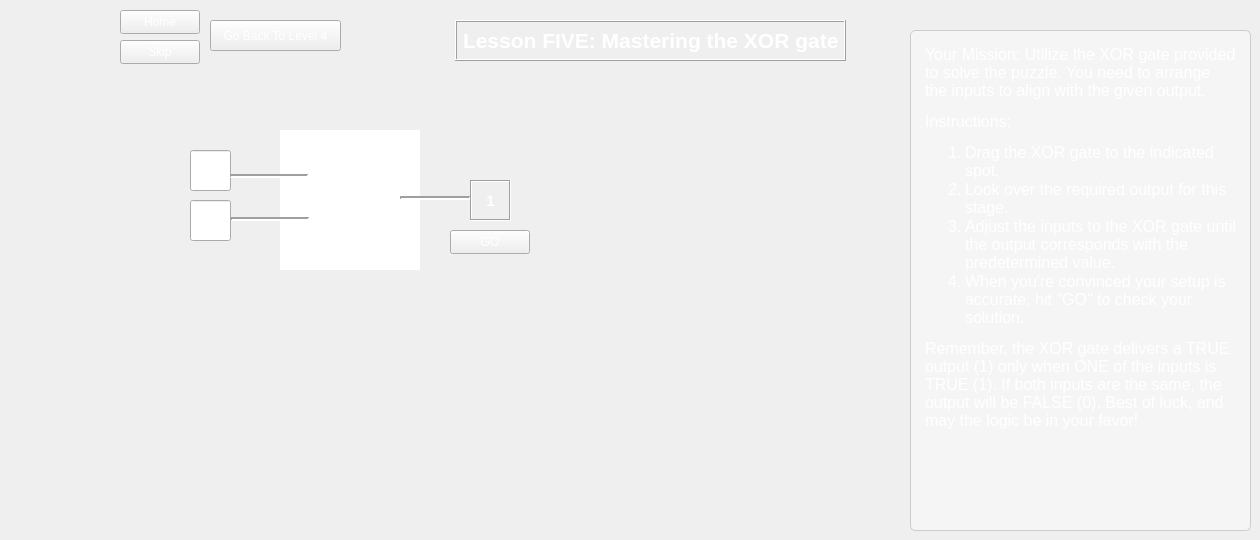
   <widget class="QWidget" name="level5">
    <property name="styleSheet">
     <string notr="true">color: white;</string>
    </property>
    <widget class="QPushButton" name="skipButton_5">
     <property name="geometry">
      <rect>
       <x>120</x>
       <y>40</y>
       <width>80</width>
       <height>24</height>
      </rect>
     </property>
     <property name="text">
      <string>Skip</string>
     </property>
    </widget>
    <widget class="QPushButton" name="backToLevel1_4">
     <property name="geometry">
      <rect>
       <x>210</x>
       <y>20</y>
       <width>131</width>
       <height>31</height>
      </rect>
     </property>
     <property name="font">
      <font>
       <pointsize>9</pointsize>
      </font>
     </property>
     <property name="text">
      <string>Go Back To Level 4</string>
     </property>
    </widget>
    <widget class="Line" name="line_14">
     <property name="geometry">
      <rect>
       <x>340</x>
       <y>240</y>
       <width>71</width>
       <height>16</height>
      </rect>
     </property>
     <property name="frameShadow">
      <enum>QFrame::Plain</enum>
     </property>
     <property name="lineWidth">
      <number>2</number>
     </property>
     <property name="orientation">
      <enum>Qt::Horizontal</enum>
     </property>
    </widget>
    <widget class="QPushButton" name="homeButton_5">
     <property name="geometry">
      <rect>
       <x>120</x>
       <y>10</y>
       <width>80</width>
       <height>24</height>
      </rect>
     </property>
     <property name="text">
      <string>Home</string>
     </property>
    </widget>
    <widget class="QLabel" name="label_10">
     <property name="geometry">
      <rect>
       <x>455</x>
       <y>20</y>
       <width>391</width>
       <height>41</height>
      </rect>
     </property>
     <property name="font">
      <font>
       <pointsize>16</pointsize>
       <bold>true</bold>
      </font>
     </property>
     <property name="frameShape">
      <enum>QFrame::Box</enum>
     </property>
     <property name="frameShadow">
      <enum>QFrame::Raised</enum>
     </property>
     <property name="text">
      <string>Lesson FIVE: Mastering the XOR gate</string>
     </property>
     <property name="textFormat">
      <enum>Qt::MarkdownText</enum>
     </property>
    </widget>
    <widget class="QPushButton" name="goButtonLevelFive">
     <property name="geometry">
      <rect>
       <x>450</x>
       <y>230</y>
       <width>80</width>
       <height>24</height>
      </rect>
     </property>
     <property name="text">
      <string>GO</string>
     </property>
    </widget>
    <widget class="Custom_GraphicsView" name="gateOneLevel5">
     <property name="geometry">
      <rect>
       <x>280</x>
       <y>130</y>
       <width>140</width>
       <height>140</height>
      </rect>
     </property>
     <property name="frameShape">
      <enum>QFrame::NoFrame</enum>
     </property>
     <property name="lineWidth">
      <number>1</number>
     </property>
    </widget>
    <widget class="QLabel" name="label_11">
     <property name="geometry">
      <rect>
       <x>470</x>
       <y>180</y>
       <width>41</width>
       <height>41</height>
      </rect>
     </property>
     <property name="font">
      <font>
       <pointsize>11</pointsize>
       <bold>true</bold>
      </font>
     </property>
     <property name="frameShape">
      <enum>QFrame::Box</enum>
     </property>
     <property name="frameShadow">
      <enum>QFrame::Sunken</enum>
     </property>
     <property name="text">
      <string>1</string>
     </property>
     <property name="alignment">
      <set>Qt::AlignCenter</set>
     </property>
    </widget>
    <widget class="CustomLineEdit" name="levelFiveInput2">
     <property name="geometry">
      <rect>
       <x>190</x>
       <y>200</y>
       <width>41</width>
       <height>41</height>
      </rect>
     </property>
     <property name="alignment">
      <set>Qt::AlignCenter</set>
     </property>
    </widget>
    <widget class="CustomLineEdit" name="levelFiveInput1">
     <property name="geometry">
      <rect>
       <x>190</x>
       <y>150</y>
       <width>41</width>
       <height>41</height>
      </rect>
     </property>
     <property name="alignment">
      <set>Qt::AlignCenter</set>
     </property>
    </widget>
    <widget class="Line" name="line_16">
     <property name="geometry">
      <rect>
       <x>230</x>
       <y>168</y>
       <width>78</width>
       <height>16</height>
      </rect>
     </property>
     <property name="frameShadow">
      <enum>QFrame::Sunken</enum>
     </property>
     <property name="lineWidth">
      <number>2</number>
     </property>
     <property name="orientation">
      <enum>Qt::Horizontal</enum>
     </property>
    </widget>
    <widget class="Line" name="line_17">
     <property name="geometry">
      <rect>
       <x>231</x>
       <y>211</y>
       <width>78</width>
       <height>16</height>
      </rect>
     </property>
     <property name="frameShadow">
      <enum>QFrame::Sunken</enum>
     </property>
     <property name="lineWidth">
      <number>2</number>
     </property>
     <property name="orientation">
      <enum>Qt::Horizontal</enum>
     </property>
    </widget>
    <widget class="Line" name="line_19">
     <property name="geometry">
      <rect>
       <x>400</x>
       <y>190</y>
       <width>70</width>
       <height>16</height>
      </rect>
     </property>
     <property name="frameShadow">
      <enum>QFrame::Sunken</enum>
     </property>
     <property name="lineWidth">
      <number>2</number>
     </property>
     <property name="orientation">
      <enum>Qt::Horizontal</enum>
     </property>
    </widget>
    <widget class="QTextBrowser" name="textBrowser_5">
     <property name="geometry">
      <rect>
       <x>910</x>
       <y>30</y>
       <width>341</width>
       <height>501</height>
      </rect>
     </property>
     <property name="styleSheet">
      <string notr="true">QTextBrowser {
  background-color: #f5f5f5; /* Light grey background */
  color: #333333; /* Dark grey text */
  border: 1px solid #cccccc; /* Light grey border */
  border-radius: 5px; /* Rounded corners */
  padding: 10px; /* Spacing between text and border */
  font-family: 'Segoe UI'; /* Modern font */
  font-size: 12pt; /* Font size */
}

QTextBrowser::hover {
  border-color: #a0a0a0; /* Darker border on hover */
}

QTextBrowser QScrollBar:vertical {
  border: none;
  background: #e0e0e0; /* Scrollbar track color */
  width: 10px; /* Width of the scrollbar */
  margin: 10px 0 10px 0; /* Top and bottom margin */
  border-radius: 4px; /* Rounded corners for scrollbar */
}

QTextBrowser QScrollBar::handle:vertical {
  background: #a5d6a7; /* Color of the scrollbar handle */
  min-height: 20px; /* Minimum handle size */
  border-radius: 4px; /* Rounded corners for handle */
}

QTextBrowser QScrollBar::handle:vertical:hover {
  background: #81c784; /* Scrollbar handle color when hovered */
}

QTextBrowser QScrollBar::add-line:vertical,
QTextBrowser QScrollBar::sub-line:vertical {
  border: none;
  background: none; /* No arrows at the top and bottom */
}

QTextBrowser QScrollBar::add-page:vertical,
QTextBrowser QScrollBar::sub-page:vertical {
  background: none; /* No background for the area between handle and buttons */
}</string>
     </property>
     <property name="html">
      <string>&lt;!DOCTYPE HTML PUBLIC &quot;-//W3C//DTD HTML 4.0//EN&quot; &quot;http://www.w3.org/TR/REC-html40/strict.dtd&quot;&gt;
&lt;html&gt;&lt;head&gt;&lt;meta name=&quot;qrichtext&quot; content=&quot;1&quot; /&gt;&lt;meta charset=&quot;utf-8&quot; /&gt;&lt;style type=&quot;text/css&quot;&gt;
p, li { white-space: pre-wrap; }
hr { height: 1px; border-width: 0; }
li.unchecked::marker { content: &quot;\2610&quot;; }
li.checked::marker { content: &quot;\2612&quot;; }
&lt;/style&gt;&lt;/head&gt;&lt;body style=&quot; font-family:'Segoe UI'; font-size:12pt; font-weight:400; font-style:normal;&quot;&gt;
&lt;p style=&quot; margin-top:12px; margin-bottom:12px; margin-left:0px; margin-right:0px; -qt-block-indent:0; text-indent:0px;&quot;&gt;&lt;span style=&quot; color:#ffffff;&quot;&gt;Your Mission: Utilize the XOR gate provided to solve the puzzle. You need to arrange the inputs to align with the given output.&lt;/span&gt;&lt;/p&gt;
&lt;p style=&quot; margin-top:12px; margin-bottom:12px; margin-left:0px; margin-right:0px; -qt-block-indent:0; text-indent:0px;&quot;&gt;&lt;span style=&quot; color:#ffffff;&quot;&gt;Instructions:&lt;/span&gt;&lt;/p&gt;
&lt;ol style=&quot;margin-top: 0px; margin-bottom: 0px; margin-left: 0px; margin-right: 0px; -qt-list-indent: 1;&quot;&gt;
&lt;li style=&quot; color:#ffffff;&quot; style=&quot; margin-top:12px; margin-bottom:0px; margin-left:0px; margin-right:0px; -qt-block-indent:0; text-indent:0px;&quot;&gt;Drag the XOR gate to the indicated spot.&lt;/li&gt;
&lt;li style=&quot; color:#ffffff;&quot; style=&quot; margin-top:0px; margin-bottom:0px; margin-left:0px; margin-right:0px; -qt-block-indent:0; text-indent:0px;&quot;&gt;Look over the required output for this stage.&lt;/li&gt;
&lt;li style=&quot; color:#ffffff;&quot; style=&quot; margin-top:0px; margin-bottom:0px; margin-left:0px; margin-right:0px; -qt-block-indent:0; text-indent:0px;&quot;&gt;Adjust the inputs to the XOR gate until the output corresponds with the predetermined value.&lt;/li&gt;
&lt;li style=&quot; color:#ffffff;&quot; style=&quot; margin-top:0px; margin-bottom:12px; margin-left:0px; margin-right:0px; -qt-block-indent:0; text-indent:0px;&quot;&gt;When you're convinced your setup is accurate, hit &amp;quot;GO&amp;quot; to check your solution.&lt;/li&gt;&lt;/ol&gt;
&lt;p style=&quot; margin-top:12px; margin-bottom:12px; margin-left:0px; margin-right:0px; -qt-block-indent:0; text-indent:0px;&quot;&gt;&lt;span style=&quot; color:#ffffff;&quot;&gt;Remember, the XOR gate delivers a TRUE output (1) only when ONE of the inputs is TRUE (1). If both inputs are the same, the output will be FALSE (0). Best of luck, and may the logic be in your favor!&lt;/span&gt;&lt;/p&gt;&lt;/body&gt;&lt;/html&gt;</string>
     </property>
    </widget>
   </widget>
